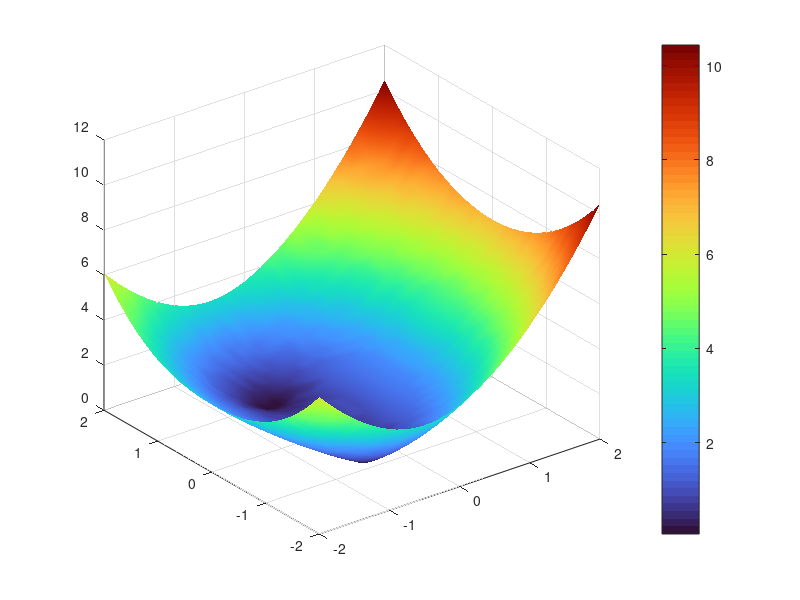

MATLAB code to generate this figure: (Note: this script raises an error after producing the figure.)
clear variables;
clc;
close all;

p=[1,1,1];
a=-2:0.1:2;
b=-2:0.1:2;

figure('Color',[0,0,0]);
[A,B]=meshgrid(a,b);
X=A+1i*B;
Y=polyval(p,X);

surf(A,B,abs(Y),'EdgeColor', 'none');
colormap('turbo');
colorbar;
shading interp;
lighting phong;
view(3);

title('|f(x)| for f(x) = x^2 + x + 1 in ℂ', 'FontSize', 16, 'Color', 'w');
xlabel('Re(x)', 'Color', 'w');
ylabel('Im(x)', 'Color', 'w');
zlabel('|f(x)|', 'Color', 'w');

set(gca, 'Color', [0.1 0.1 0.1], 'XColor', 'w', 'YColor', 'w', 'ZColor', 'w','FontSize', 8);

saveas(gcf,'surf_3D.png')